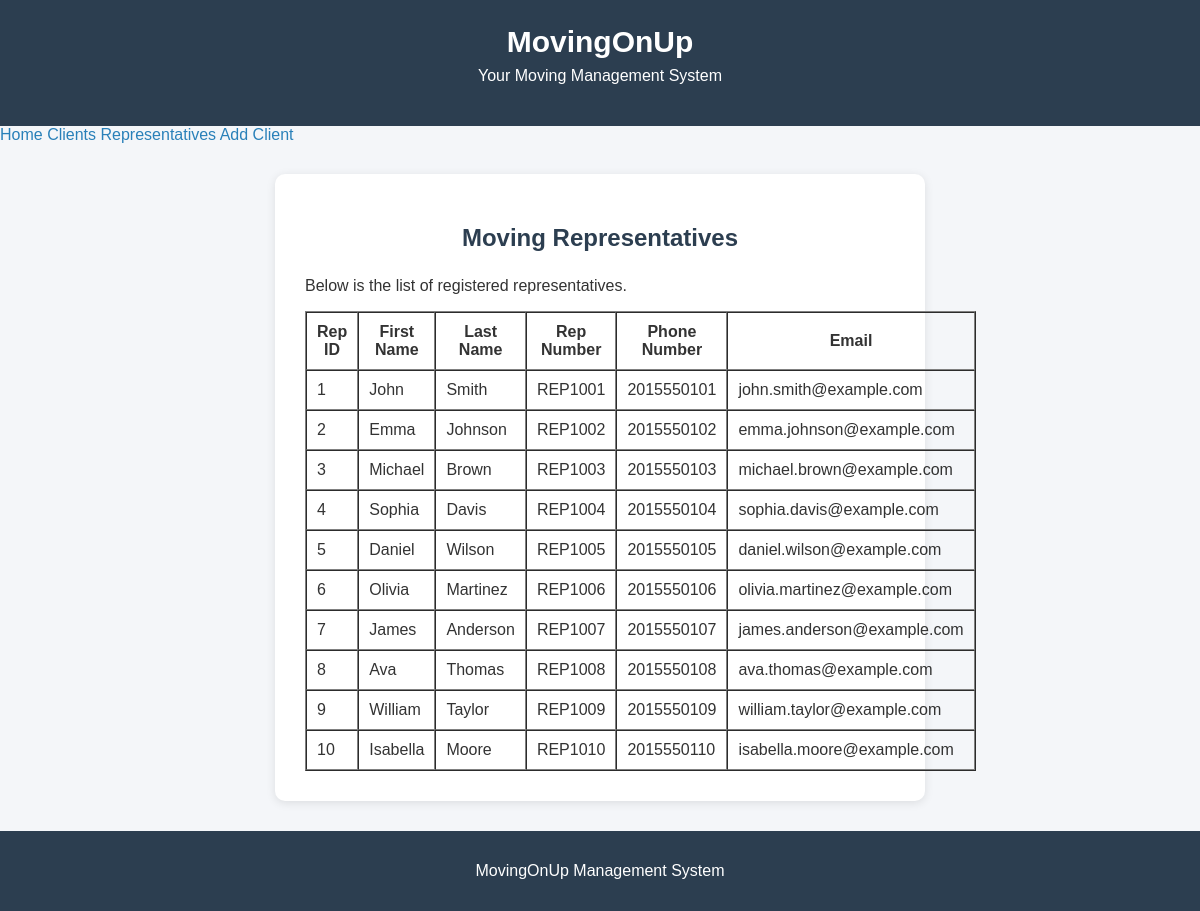
Page /representatives.php on the committed database.
### tables this page shows
CREATE TABLE `movingrepresentatives` (
  `RepID` int(11) NOT NULL,
  `FirstName` varchar(50) NOT NULL,
  `LastName` varchar(50) NOT NULL,
  `RepPassword` varchar(255) NOT NULL,
  `RepNumber` varchar(20) NOT NULL,
  `PhoneNumber` varchar(20) NOT NULL,
  `Email` varchar(100) NOT NULL
);

### representatives.php (the view, shortened to what this page needs)
<?php
include 'db_connect.php';
$sql = "SELECT RepID, FirstName, LastName, RepNumber,
        PhoneNumber, Email FROM movingrepresentatives";
$result = $conn->query($sql);
?>
<!DOCTYPE html>
<html>
<head>
    <link rel="stylesheet" href="style.css">
</head>
<body>
<header>
    <h1>MovingOnUp</h1>
    <p>Your Moving Management System</p>
</header>
<nav>
    <a href="index.php">Home</a>
    <a href="clients.php">Clients</a>
    <a href="representatives.php">Representatives</a>
    <a href="add_client.php">Add Client</a>
</nav>
<main>
    <h2>Moving Representatives</h2>
    <p>Below is the list of registered representatives.</p>
    <table border="1" cellpadding="10" cellspacing="0">
        <tr>
            <th>Rep ID</th>
            <th>First Name</th>
            <th>Last Name</th>
            <th>Rep Number</th>
            <th>Phone Number</th>
            <th>Email</th>
        </tr>
        <?php
        if ($result && $result->num_rows > 0) {
            while ($row = $result->fetch_assoc()) {
                echo "<tr>";
                echo "<td>" . htmlspecialchars($row['RepID']) . "</td>";
                echo "<td>" . htmlspecialchars($row['FirstName']) . "</td>";
                echo "<td>" . htmlspecialchars($row['LastName']) . "</td>";
                echo "<td>" . htmlspecialchars($row['RepNumber']) . "</td>";
                echo "<td>" . htmlspecialchars($row['PhoneNumber']) . "</td>";
                echo "<td>" . htmlspecialchars($row['Email']) . "</td>";
                echo "</tr>";
            }
        } else {
            echo "<tr><td colspan='6'>No representatives found.</td></tr>";
        }
        ?>
    </table>
</main>
<footer>
    <p>MovingOnUp Management System</p>
</footer>
</body>
</html>

### style.css (style rules this page uses)
* { box-sizing: border-box; }
body { font-family: Arial, sans-serif; background-color: #f4f6f9; margin: 0; padding: 0; color: #333; }
header { background-color: #2c3e50; color: white; text-align: center; padding: 25px; }
header h1 { margin: 0; font-size: 30px; }
header p { margin-top: 8px; font-size: 16px; }
main { width: 90%; max-width: 650px; margin: 30px auto; padding: 30px; background-color: white; border-radius: 10px; box-shadow: 0 2px 10px rgba(0, 0, 0, 0.1); }
h2 { text-align: center; color: #2c3e50; margin-bottom: 25px; }
a { color: #2980b9; text-decoration: none; }
footer { text-align: center; background-color: #2c3e50; color: white; padding: 15px; margin-top: 30px; }

### rows in the picture
movingrepresentatives: RepID "1", FirstName "John", LastName "Smith", RepNumber "REP1001", PhoneNumber "2015550101", Email "john.smith@example.com"
movingrepresentatives: RepID "2", FirstName "Emma", LastName "Johnson", RepNumber "REP1002", PhoneNumber "2015550102", Email "emma.johnson@example.com"
movingrepresentatives: RepID "3", FirstName "Michael", LastName "Brown", RepNumber "REP1003", PhoneNumber "2015550103", Email "michael.brown@example.com"
movingrepresentatives: RepID "4", FirstName "Sophia", LastName "Davis", RepNumber "REP1004", PhoneNumber "2015550104", Email "sophia.davis@example.com"
movingrepresentatives: RepID "5", FirstName "Daniel", LastName "Wilson", RepNumber "REP1005", PhoneNumber "2015550105", Email "daniel.wilson@example.com"
movingrepresentatives: RepID "6", FirstName "Olivia", LastName "Martinez", RepNumber "REP1006", PhoneNumber "2015550106", Email "olivia.martinez@example.com"
movingrepresentatives: RepID "7", FirstName "James", LastName "Anderson", RepNumber "REP1007", PhoneNumber "2015550107", Email "james.anderson@example.com"
movingrepresentatives: RepID "8", FirstName "Ava", LastName "Thomas", RepNumber "REP1008", PhoneNumber "2015550108", Email "ava.thomas@example.com"
movingrepresentatives: RepID "9", FirstName "William", LastName "Taylor", RepNumber "REP1009", PhoneNumber "2015550109", Email "william.taylor@example.com"
movingrepresentatives: RepID "10", FirstName "Isabella", LastName "Moore", RepNumber "REP1010", PhoneNumber "2015550110", Email "isabella.moore@example.com"
